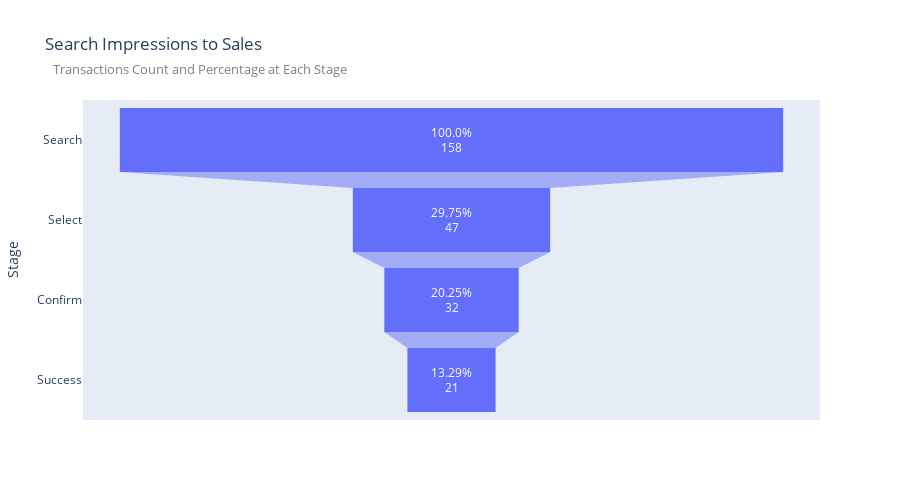

Here is the notebook cell this chart was saved with:
### Markdown cell above
#### 1.  User funnel based on the 4 pages (Search, Select, Confirm, Success). Visualize the drop-off at each step to see how many users progress through the funnel

### Code cell
# Calculate transaction counts for each stage
transaction_count_search = len(search)
transaction_count_select = len(select)
transaction_count_confirm = len(confirm)
transaction_count_success = len(success)

# Calculate the percentage at each stage
total_users = transaction_count_search  # Assuming total users at the search stage is the total count

percentage_search = round((transaction_count_search / total_users) * 100, 0)
percentage_select = round((transaction_count_select / total_users) * 100, 2)
percentage_confirm = round((transaction_count_confirm / total_users) * 100, 2)
percentage_success = round((transaction_count_success / total_users) * 100, 2)

# Create a DataFrame
transaction_count = pd.DataFrame({
    'stage': ['Search', 'Select', 'Confirm', 'Success'],
    'transaction_count': [transaction_count_search, transaction_count_select, transaction_count_confirm, transaction_count_success],
    'percentage': [percentage_search, percentage_select, percentage_confirm, percentage_success]
})

# Create text labels with percentages
text_labels = [f'{percentage}%' for percentage in transaction_count['percentage']]

fig = px.funnel(transaction_count, x='transaction_count', y='stage',
                labels={'transaction_count': 'Transaction Count', 'stage': 'Stage', 'text':'% User Count'},
                title="Search Impressions to Sales",
                text=text_labels,  # Display percentage on the funnel
                height=500
            )

# Update layout with annotations
fig.update_layout(annotations=[
    dict(
        x=-0.044, y=1.13, xref='paper', yref='paper',
        text='Transactions Count and Percentage at Each Stage',
        showarrow=False,
        font=dict(size=13, color='grey'),
    )
])

fig.show()

### Figure 1 — Plotly figure (JSON) as saved in the notebook; plotly's stock layout.template omitted (floating-point values rounded to 4 significant figures)
{"data": [{"hovertemplate": "Transaction Count=%{x}<br>Stage=%{y}<br>% User Count=%{text}<extra></extra>", "legendgroup": "", "marker": {"color": "#636efa"}, "name": "", "orientation": "h", "showlegend": false, "text": ["100.0%", "29.75%", "20.25%", "13.29%"], "type": "funnel", "x": [158, 47, 32, 21], "xaxis": "x", "y": ["Search", "Select", "Confirm", "Success"], "yaxis": "y"}], "layout": {"annotations": [{"font": {"color": "grey", "size": 13}, "showarrow": false, "text": "Transactions Count and Percentage at Each Stage", "x": -0.044, "xref": "paper", "y": 1.13, "yref": "paper"}], "height": 500, "legend": {"tracegroupgap": 0}, "title": {"text": "Search Impressions to Sales"}, "xaxis": {"anchor": "y", "domain": [0, 1], "title": {"text": "Transaction Count"}}, "yaxis": {"anchor": "x", "domain": [0, 1], "title": {"text": "Stage"}}}}
